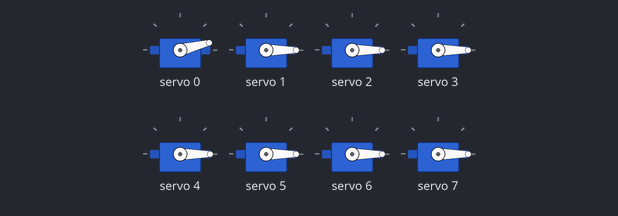
Recording of a sketch running on a simulated Arduino Uno, built with avr-gcc and run on an emulated ATmega328P. Parts: 8 × servo.

Above: at 1.71 s.
At 5.49 s:
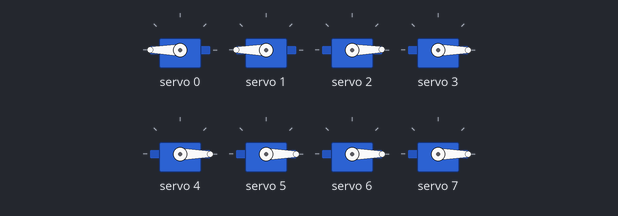
At 9.41 s:
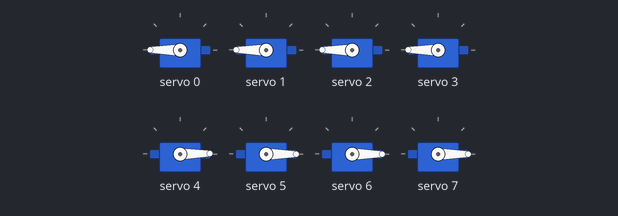
At 17.1 s:
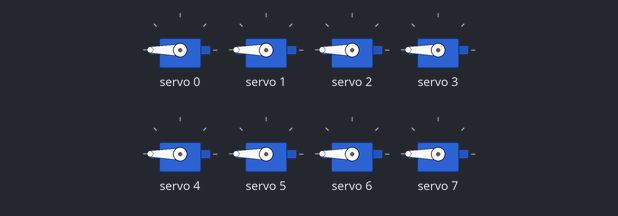
At 24.69 s:
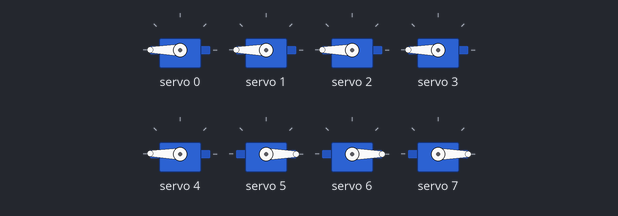
At 34.4 s:
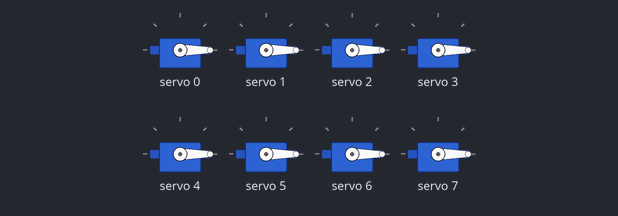
Timing chart, 0 to 40.0 s (numbered marks = the images above):
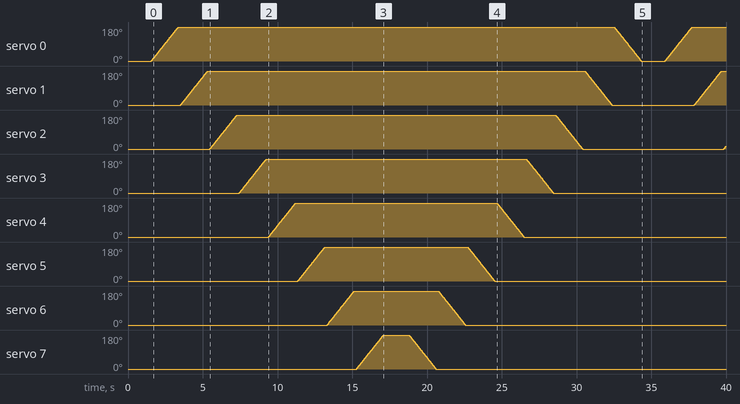

Measured:
- by itself, servo 3: rises from 0° to 180° in 1.8 s, then falls to 0° in 19.2 s
- by itself, servo 4: rises from 0° to 180° in 1.8 s, then falls to 0° in 15.3 s
- by itself, servo 5: rises from 0° to 180° in 1.8 s, then falls to 0° in 11.4 s
- by itself, servo 6: rises from 0° to 180° in 1.8 s, then falls to 0° in 7.4 s
- by itself, servo 7: rises from 0° to 180° in 1.8 s, then falls to 0° in 3.5 s

The sketch:

Exemple_4.ino
```cpp
/**
 * e-mail : rachelsysteme@gmail.com
 * gitHub : https://github.com/RS-malik-el
 * Donation : paypal.me/RachelSysteme
 *
 * @AUTEUR : RACHEL SYSTEME / OpenProgramming
 * DATE : 25/01/2023
 *
 * @Board : Arduino
 *
 * La bibliothèque est disponible dans le gestionnaire de bibliothèque
 * de l'IDE arduino, rechercher et installer la bibliothèque suivante :
 *
 * Bibliothèque utilisé : PCA9685_16-Channel_PWM_Driver_Module_Library
 *
 * Les servomoteurs sont connecté aux cannaux 0 à 7
 *
 * Les valeurs de l'angle varie de -90 à +90
 * */

#include <PCA9685.h> // Insertion de la bibliothèque

#define NB_SERVO 8 // Nombre de servomoteur connecté

// Objet de type PCA9685 permettant de controler le module
PCA9685 pwmController;
// Objet de type PCA9685_ServoEval permettant de convertir l'angle en valeur PWM
PCA9685_ServoEval pwmAngleValue;

int pwmValue[NB_SERVO]; // Tableau contenant les valeurs des angles en signal PWM
int attente = 10; // Petite pause (incrémentation / décrémentation)
int pause = 1500; // Temps d'attente avant chaque transition


void setup(){
    Wire.begin(); // Initialisation de l'interface I2C
    // Ré-initialisation des PCA9685 sur la ligne I2C
    pwmController.resetDevices();
    pwmController.init(); // Initilisation du module
    // Définit une fréquence f=5OHz soit T=20ms
    // pour les Servomoteurs standard
    pwmController.setPWMFreqServo();
    // Position initiale des servomoteurs (-90)
    for (int i = 0; i < NB_SERVO; ++i){
        pwmValue[i] = pwmAngleValue.pwmForAngle(-90);
    }
    pwmController.setChannelsPWM(0, NB_SERVO, pwmValue);
    delay(pause);
}

void loop(){
    // Sens 1
    for (int channel = 0; channel < NB_SERVO; ++channel){
        for (int angle = -90; angle <= +90 ; ++angle){
            pwmController.setChannelPWM(channel, pwmAngleValue.pwmForAngle(angle));
            delay(attente);
        }
    }

    delay(pause);

    // Sens 2
    for (int channel = (NB_SERVO-1); channel >= 0 ; --channel){
        for (int angle = 90; angle >= -90 ; --angle){
            pwmController.setChannelPWM(channel, pwmAngleValue.pwmForAngle(angle));
            delay(attente);
        }
    }

    delay(pause);
}
```
